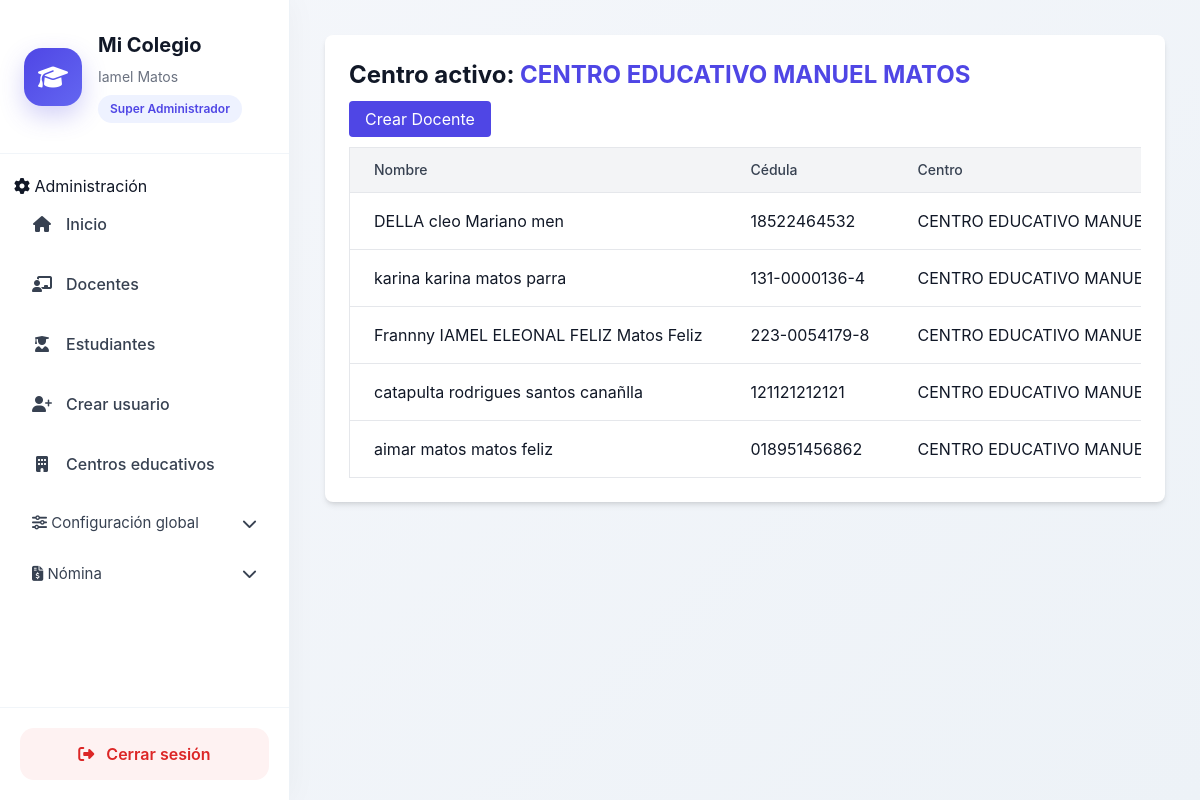
/docentes/ (signed in), run on the app's committed database.
### usuarios/models.py (models this page shows, shortened)
class Usuario(AbstractBaseUser, PermissionsMixin):
    ROLES = (
        ('superadmin', 'Super Administrador'),
        ('admin', 'Administrador'),
        ('secretaria', 'Secretaria'),
        ('docente', 'Docente'),
        ('estudiante', 'Estudiante'),
        ('director', 'Director'),
    )
    username = models.CharField(max_length=100, unique=True)
    email = models.EmailField(unique=True)
    first_name = models.CharField("Nombres", max_length=150)
    last_name = models.CharField("Apellidos", max_length=150)
    rol = models.CharField(
        max_length=20,
        choices=ROLES,
    )
    is_active = models.BooleanField(default=True)
    is_staff = models.BooleanField(default=False)
    fecha_creacion = models.DateTimeField(auto_now_add=True)
    objects = UsuarioManager()
    USERNAME_FIELD = "username"
    REQUIRED_FIELDS = ["email", "first_name", "last_name"]
    def get_full_name(self):
        return f"{self.first_name} {self.last_name}".strip()

### core/models.py (models this page shows, shortened)
class CentroEducativo(models.Model):
    nombre = models.CharField(max_length=255)
    codigo_minerd = models.CharField(max_length=50, unique=True)
    direccion = models.TextField(blank=True)
    telefono = models.CharField(max_length=20, blank=True)
    email = models.EmailField(blank=True)
    activo = models.BooleanField(default=True)
    fecha_creacion = models.DateTimeField(auto_now_add=True)

### docentes/models.py (models this page shows, shortened)
class Docente(models.Model):
    usuario = models.OneToOneField(
        'usuarios.Usuario',
        on_delete=models.SET_NULL,
        null=True,
        blank=True
    )
    centro = models.ForeignKey(
        'core.CentroEducativo',
        on_delete=models.CASCADE
    )
    primer_nombre = models.CharField(max_length=100)
    segundo_nombre = models.CharField(max_length=100, blank=True, null=True)
    primer_apellido = models.CharField(max_length=100)
    segundo_apellido = models.CharField(max_length=100, blank=True, null=True)
    cedula = models.CharField(max_length=13, unique=True)
    sexo = models.CharField(max_length=1, choices=[('M', 'Masculino'), ('F', 'Femenino')])
    fecha_nacimiento = models.DateField()
    nacionalidad = models.CharField(max_length=100)
    direccion = models.TextField()
    telefono = models.CharField(max_length=20)
    correo_personal = models.EmailField(blank=True, null=True)
    codigo_docente_minerd = models.CharField(max_length=50, unique=True)
    area_especialidad = models.CharField(max_length=150)
    fecha_ingreso = models.DateField()
    tipo_contrato = models.CharField(
        max_length=20,
        choices=[('nombrado', 'Nombrado'), ('contratado', 'Contratado')]
    )
    tanda = models.CharField(
        max_length=20,
        choices=[('matutina', 'Matutina'), ('vespertina', 'Vespertina'), ('nocturna', 'Nocturna')]
    )
    estado = models.CharField(
        max_length=20,
        choices=[('activo', 'Activo'), ('inactivo', 'Inactivo')],
        default='activo'
    )
    created_at = models.DateTimeField(auto_now_add=True)
    updated_at = models.DateTimeField(auto_now=True)
    def nombre_completo(self):
        return f"{self.primer_nombre} {self.segundo_nombre or ''} {self.primer_apellido} {self.segundo_apellido or ''}".strip()

### docentes/views.py (the view)
# urls.py: path('', views.docente_list, name='docente_list'),
@login_required
def docente_list(request):
    centro = get_centro_activo(request)
    if not centro:
        return redirect('seleccionar_centro')
    docentes = Docente.objects.filter(centro=centro)
    return render(
        request,
        'docentes/docente_list.html',
        {
            'docentes': docentes,
            'centro': centro
        }
    )

### core/context_processors.py (called while the page is built)
def configuracion_centro(request):
    centro_id = request.session.get('centro_id')
    configuracion = None
    if centro_id:
        try:
            configuracion = ConfiguracionCentro.objects.get(
                centro_id=centro_id
            )
        except ConfiguracionCentro.DoesNotExist:
            pass
    return {
        'configuracion': configuracion
    }

### core/utils/session.py (called while the page is built)
def get_centro_activo(request):
    centro_id = request.session.get('centro_id')
    if not centro_id:
        return None
    try:
        return CentroEducativo.objects.get(id=centro_id)
    except CentroEducativo.DoesNotExist:
        return None

### docentes/templates/docentes/docente_list.html (shortened to what this page needs)
{% extends "home.html" %}
{% block content %}
<div class="p-6 bg-white rounded-lg shadow-md">
    <h2 class="text-2xl font-bold mb-4">Centro activo: <span class="text-indigo-600">{{ centro.nombre }}</span></h2>
    <div class="mb-4">
        <a href="{% url 'docente_create' %}" class="bg-indigo-600 text-white px-4 py-2 rounded hover:bg-indigo-700 transition">
            Crear Docente
        </a>
    </div>
    <div class="overflow-x-auto">
        <table class="min-w-full border border-gray-200 divide-y divide-gray-200">
            <thead class="bg-gray-100">
                <tr>
                    <th class="px-6 py-3 text-left text-sm font-medium text-gray-700">Nombre</th>
                    <th class="px-6 py-3 text-left text-sm font-medium text-gray-700">Cédula</th>
                    <th class="px-6 py-3 text-left text-sm font-medium text-gray-700">Centro</th>
                </tr>
            </thead>
            <tbody class="bg-white divide-y divide-gray-200">
                {% for docente in docentes %}
                <tr class="hover:bg-gray-50">
                    <td class="px-6 py-4 whitespace-nowrap">{{ docente.nombre_completo }}</td>
                    <td class="px-6 py-4 whitespace-nowrap">{{ docente.cedula }}</td>
                    <td class="px-6 py-4 whitespace-nowrap">{{ docente.centro.nombre }}</td>
                </tr>
                {% empty %}
                <tr>
                    <td colspan="4" class="px-6 py-4 text-center text-gray-500">No hay docentes registrados.</td>
                </tr>
                {% endfor %}
            </tbody>
        </table>
    </div>
</div>
{% endblock %}

### core/templates/home.html (shortened to what this page needs)
<!DOCTYPE html>
<html lang="es">
  {% load static %}
  <head>
    <script src="https://cdn.tailwindcss.com"></script>
    <link rel="stylesheet" href="https://cdnjs.cloudflare.com/ajax/libs/font-awesome/6.5.0/css/all.min.css" />
    <link rel="stylesheet" href="{% static 'css/dashboard.css' %}" />
  </head>
  <body class="dashboard-body">
    <div class="dashboard-layout">
      <aside class="sidebar">
        <div class="sidebar-header">
          <div class="sidebar-logo">
            <i class="fas fa-graduation-cap"></i>
          </div>
          <div>
            <h1 class="sidebar-title">Mi Colegio</h1>
            <p class="sidebar-user">{{ request.user.get_full_name }}</p>
            <span class="sidebar-role">{{ request.user.get_rol_display }}</span>
          </div>
        </div>
        <nav class="sidebar-nav">
          {% if request.user.is_authenticated %}
            {% if request.user.rol == 'admin' or request.user.rol == 'superadmin' or request.user.is_superuser %}
              <div class="sidebar-section">
                <span>
                  <i class="fas fa-cog"></i>
                  Administración
                </span>
              </div>
              <a href="{% url 'core:home' %}" class="sidebar-link">
                <i class="fas fa-home"></i>
                <span>Inicio</span>
              </a>
              <a href="{% url 'docente_list' %}" class="sidebar-link">
                <i class="fas fa-chalkboard-teacher"></i>
                <span>Docentes</span>
              </a>
              <a href="{% url 'estudiante_list' %}" class="sidebar-link">
                <i class="fas fa-user-graduate"></i>
                <span>Estudiantes</span>
              </a>
              <a href="{% url 'usuarios:crear_miembro' %}" class="sidebar-link">
                <i class="fas fa-user-plus"></i>
                <span>Crear usuario</span>
              </a>
              <a href="{% url 'core:centro_list' %}" class="sidebar-link">
                <i class="fas fa-building"></i>
                <span>Centros educativos</span>
              </a>
              <button type="button" onclick="toggleMenu('menu-configuracion')" class="menu-toggle">
                <div>
                  <i class="fas fa-sliders"></i>
                  <span>Configuración global</span>
                </div>
                <i class="fas fa-chevron-down"></i>
              </button>
            {% endif %}
{% if configuracion and configuracion.modulo_nomina %}
<button type="button"
        onclick="toggleMenu('menu-nomina')"
        class="menu-toggle">
    <div>
        <i class="fas fa-file-invoice-dollar"></i>
        <span>Nómina</span>
    </div>
    <i class="fas fa-chevron-down"></i>
</button>
{% endif %}
          {% endif %}
        </nav>
        <div class="sidebar-footer">
          <a href="{% url 'usuarios:logout' %}" class="logout-btn">
            <i class="fas fa-sign-out-alt"></i>
            <span>Cerrar sesión</span>
          </a>
        </div>
      </aside>
      <main class="main-content">
        {% block content %}
        {% endblock %}
      </main>
    </div>
  </body>
</html>

### static/css/dashboard.css (style rules this page uses)
body.dashboard-body { margin: 0; background: linear-gradient( 135deg, #f5f7fb, #edf2f7 ); font-family: "Inter", sans-serif; color: #111827; }
.dashboard-layout { display: flex; min-height: 100vh; }
.sidebar { width: 290px; background: #ffffff; border-right: 1px solid #edf2f7; display: flex; flex-direction: column; justify-content: space-between; box-shadow: 0 0 30px rgba(0,0,0,.04); }
.sidebar-header { padding: 30px 24px; border-bottom: 1px solid #f1f5f9; display: flex; gap: 16px; align-items: center; }
.sidebar-logo { width: 58px; height: 58px; border-radius: 18px; background: linear-gradient( 135deg, #4f46e5, #6366f1 ); display: flex; align-items: center; justify-content: center; color: white; font-size: 24px; box-shadow: 0 10px 25px rgba(79,70,229,.25); }
.sidebar-title { font-size: 20px; font-weight: 700; margin: 0; }
.sidebar-user { margin-top: 6px; font-size: 14px; color: #6b7280; }
.sidebar-role { display: inline-block; margin-top: 8px; background: #eef2ff; color: #4f46e5; padding: 5px 12px; border-radius: 999px; font-size: 12px; font-weight: 600; }
.sidebar-nav { padding: 20px 14px; flex: 1; overflow-y: auto; }
.sidebar-link { display: flex; align-items: center; gap: 14px; padding: 14px 18px; border-radius: 14px; text-decoration: none; color: #374151; margin-bottom: 8px; transition: all .25s ease; font-weight: 500; }
.sidebar-link i { width: 20px; text-align: center; }
.menu-toggle { width: 100%; border: none; background: transparent; display: flex; justify-content: space-between; align-items: center; padding: 14px 18px; border-radius: 14px; cursor: pointer; color: #374151; font-size: 15px; transition: all .25s ease; }
.sidebar-footer { padding: 20px; border-top: 1px solid #f1f5f9; }
.logout-btn { display: flex; align-items: center; justify-content: center; gap: 12px; background: #fef2f2; color: #dc2626; text-decoration: none; padding: 14px; border-radius: 14px; font-weight: 600; transition: all .25s ease; }
.main-content { flex: 1; padding: 35px; overflow-y: auto; }

### data on the page
Usuario: user.get_full_name "Iamel Matos", user.rol "Super Administrador"
CentroEducativo: nombre "CENTRO EDUCATIVO MANUEL MATOS"
Docente: nombre_completo "DELLA cleo Mariano men", cedula "18522464532", centro.nombre "CENTRO EDUCATIVO…"
Docente: nombre_completo "karina karina matos parra", cedula "131-0000136-4", centro.nombre "CENTRO EDUCATIVO…"
Docente: nombre_completo "Frannny IAMEL ELEONAL FELIZ Matos Feliz", cedula "223-0054179-8", centro.nombre "CENTRO EDUCATIVO…"
Docente: nombre_completo "catapulta rodrigues santos canañlla", cedula "121121212121", centro.nombre "CENTRO EDUCATIVO…"
Docente: nombre_completo "aimar matos matos feliz", cedula "018951456862", centro.nombre "CENTRO EDUCATIVO…"
